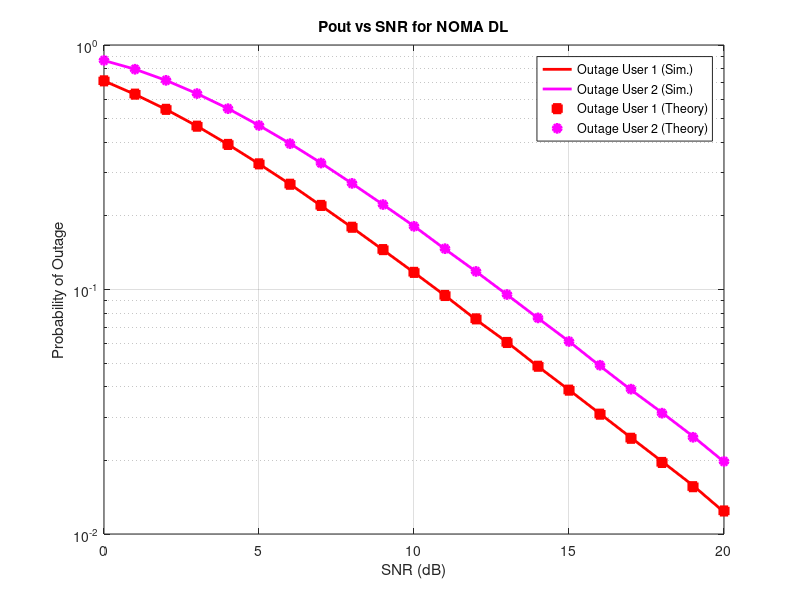

This chart was generated by the following MATLAB code:
clear;
close all;

beta1=1; beta2=5;
SNRdB=0:20; SNR=10.^(SNRdB/10); % SNR range

a1=0.9; a2=0.1;

blklen=1000000; % Block length
tildeR_1=1; 
tildeR_2=1; % Desired data rates
R1=2^(tildeR_1)-1;
R2=2^(tildeR_2)-1;
phi=max((R2/a2),(R1/(a1-a2*R1)));

for ix=1:length(SNR)
 outage1=0;
 outage2=0;
 rhos=SNR(ix);
 h1=sqrt(beta1/2)*(randn(1,blklen)+1j*randn(1,blklen));
 h2=sqrt(beta2/2)*(randn(1,blklen)+1j*randn(1,blklen));
b_1=abs(h1).^2;
b_2=abs(h2).^2;

gamma1_u1=(a1*rhos*b_1)./(a2*rhos*b_1+1);
gamma1_u2=(a1*rhos*b_2)./(a2*rhos*b_2+1);
gamma2_u2=a2*rhos*b_2;

outage1=(log2(1+gamma1_u1)<tildeR_1);%for simulated values
outage2=((log2(1+gamma1_u2)<tildeR_1)|(log2(1+gamma2_u2)<tildeR_2));

Pout1(ix)=sum(outage1)/blklen;
Pout2(ix)=sum(outage2)/blklen;

end

Pout1_theory = 1-exp(-R1./(beta1*SNR*(a1-a2*R1)));
Pout2_theory = 1-exp(-phi./(SNR*beta2));


semilogy(SNRdB,Pout1,'r -','LineWidth',2.0)
hold on
semilogy(SNRdB,Pout2,'m -','LineWidth',2.0)
semilogy(SNRdB,Pout1_theory,'r s','LineWidth',2.0,'markerfacecolor','r')
semilogy(SNRdB,Pout2_theory,'m o','LineWidth',2.0,'markerfacecolor','m')
grid on
legend('Outage User 1 (Sim.)','Outage User 2 (Sim.)','Outage User 1 (Theory)','Outage User 2 (Theory)')
xlabel('SNR (dB)')
ylabel('Probability of Outage')
title('Pout vs SNR for NOMA DL')